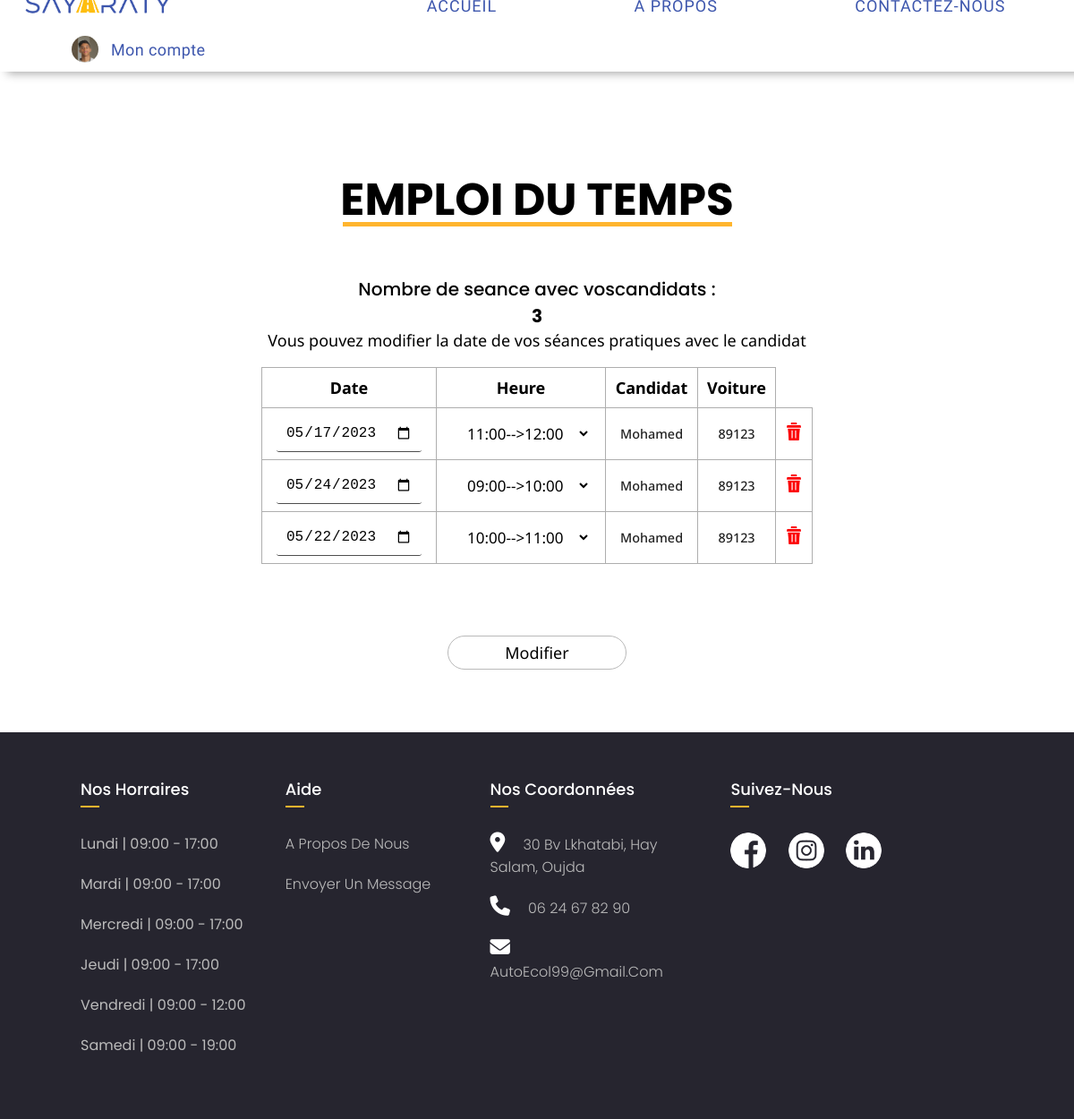
The app's page /Moniteur/EmploiTemps.php (signed in) with its own data.
### tables this page shows
CREATE TABLE `moniteur` (
  `Login_moniteur` varchar(30) NOT NULL,
  `Password` varchar(200) DEFAULT NULL,
  `Nom` varchar(30) DEFAULT NULL,
  `Email_moniteur` varchar(30) DEFAULT NULL,
  `Sexe_moniteur` varchar(6) DEFAULT NULL,
  `Num_telephone_moniteur` varchar(15) DEFAULT NULL,
  `Num_CIN_moniteur` varchar(10) DEFAULT NULL,
  `num_permis` varchar(20) DEFAULT NULL,
  `Photo_moniteur` varchar(100) DEFAULT NULL
);

CREATE TABLE `seance` (
  `ID_SEANCE` int(11) NOT NULL,
  `Jour` varchar(10) DEFAULT NULL,
  `Date` varchar(100) NOT NULL,
  `Heure` varchar(20) DEFAULT NULL,
  `Valide` tinyint(1) NOT NULL,
  `id_candidat` varchar(30) DEFAULT NULL,
  `id_moniteur` varchar(30) DEFAULT NULL,
  `id_vehicule` varchar(30) DEFAULT NULL
);

CREATE TABLE `candidat` (
  `Login_candidat` varchar(30) NOT NULL,
  `Password` varchar(200) DEFAULT NULL,
  `Nom` varchar(30) DEFAULT NULL,
  `Email_candidat` varchar(30) DEFAULT NULL,
  `Sexe_candidat` varchar(6) DEFAULT NULL,
  `Num_telephone` varchar(15) DEFAULT NULL,
  `Num_CIN_candidat` varchar(10) DEFAULT NULL,
  `Date_de_naissance` date DEFAULT NULL,
  `Date_d_inscription` date DEFAULT NULL,
  `Prix_payer` double DEFAULT NULL,
  `Nb_heures` int(11) DEFAULT NULL,
  `Statut` tinyint(1) DEFAULT NULL,
  `PHOTO` varchar(100) DEFAULT NULL,
  `Adresse` varchar(100) DEFAULT NULL
);

### Moniteur/EmploiTemps.php (the view, shortened to what this page needs)
<?PHP
  require("../PHP/Connexion_BD.php");
  echo'
<!DOCTYPE HTML>
<HTML>
	<HEAD>
    <meta CHAESET="UTF-8">
    <meta http-equiv="X-UA-Compatible" content="ie=edge">
    <meta name="viewport" content="width=device-width, initial-scale=1.0">
		<TITLE>Sayarty - Espace Candidat</TITLE>
    <link rel="icon" href="../IMG/SAYARATY_Icon.png">
		<link rel="stylesheet" href="../CSS/style-Examen.css">
		<link rel="stylesheet" href="../CSS/style-index.css">
		<link rel="stylesheet" href="../CSS/style-candidat.css">
    <link rel="stylesheet" href="../CSS/style-contacter.css">
    <link rel="stylesheet" href="../CSS/style-Emploi.css">
    <link rel="stylesheet" href="../administrateur/styles/Style_condidat1.css">
    <link rel="preconnect" href="https://fonts.googleapis.com">
    <link rel="preconnect" href="https://fonts.gstatic.com" crossorigin>
    <link href="https://fonts.cdnfonts.com/css/monument-extended" rel="stylesheet">
    <link rel="stylesheet" href="https://cdnjs.cloudflare.com/ajax/libs/font-awesome/6.3.0/css/all.min.css"/>
    <link href="//db.onlinewebfonts.com/c/9563028603929a5ec058577b3fb5520a?family=Whipsmart" rel="stylesheet">
    <link href="//db.onlinewebfonts.com/c/55d433372d270829c51e2577a78ef12d?family=Monument+Extended" rel="stylesheet" type="text/css">
    <link href="https://fonts.googleapis.com/css2?family=Poppins:wght@100;200;300;400;500;600;700;800;900&family=Noto+Sans:wght@100;200;300;400;500;600;700;800;900&family=Montserrat:wght@100;200;300;400;500;600;700;800;900&family=Roboto:ital,wght@0,100;0,300;0,500;0,700;1,100;1,300;1,400;1,500;1,700;1,900&family=Secular+One&display=swap" rel="stylesheet">
  </HEAD>
	<BODY>
    <header>
      <a href="index.php"><img src="../IMG/SAYARATY_LOGO.png"></a>
      <UL class="Nav">
        <LI class = "item1"><a href="index.php">ACCUEIL</a></LI>
        <LI class = "item2"><a href="A-propos.php">&Agrave PROPOS</a></LI>
        <LI class = "item4"><a href="Contactez-nous.php">CONTACTEZ-NOUS</a></LI>
      </UL>';
      $query = "SELECT * FROM moniteur WHERE Login_moniteur='".$_SESSION["login"]."'";
      $ligne = mysqli_fetch_row(mysqli_query($connect,$query));
      echo '
      <span class="mon-compte" onclick="toggleMenu()"><img src="'.$ligne[8].'" class="user-pic"> <span>Mon compte</span></span>
      <div class="sub-menu-wrap" id="subMenu">
        <div class="sub-menu">
          <div class="user-info">
            <img src="'.$ligne[8].'" class="user-pic">
            <h2>'.$_SESSION["login"].'</h2>
            <hr>
            <a href="ModifierProfile.php" class="sub-menu-link">
              <img src="../IMG/modify.png" alt="">
              <P>Modifier Profil</P>
            </a>
            <a href="CoursQest.php" class="sub-menu-link">
              <img src="../IMG/cours.png" alt="">
              <P>Cours & Questionnaire</P>
            </a>
            <a href="#" class="sub-menu-link">
              <img src="../IMG/testing.png" alt="">
              <P>Emploi du temps</P>
            </a>
            <a href="../PHP/Deconnexion.php" class="sub-menu-link">
              <img src="../IMG/logout.png" style="padding: 0px 0px 0px 4px; width: 26px" alt="">
              <P>D&eacute;connexion</P>
            </a>
          </div>
        </div>
      </div>
    </header>
    <DIV class="tableContainer">
    <div class="Title">
      <h1 class="TheHeader">Emploi du temps</h1>
      </div>
      <FORM name="formulaire" METHOD="POST" ACTION="EmploiTemps.php">
      <TABLE CELLSPACING=0>
        <tr>
          <th>Date</th>
          <th>Heure</th>
          <th>Candidat</th>
          <th>Voiture</th>
        </tr>
        <SCRIPT>
                let option;
        </SCRIPT>
           ' ;
           $nbr_candidat = mysqli_query($connect,"SELECT COUNT(*) FROM seance where id_moniteur='".$_SESSION["login"]."'");
           $nbr_candidat = mysqli_fetch_row($nbr_candidat);
           echo'
           <p class="Sentence">
               Nombre de seance avec voscandidats : <b>'.$nbr_candidat[0].'</b><BR>
               ';
               if($nbr_candidat[0]!=0){
                 echo'<p style=" font:400 18px \'Noto Sans\';text-transform:Initial;">Vous pouvez modifier la date de vos séances pratiques avec le candidat </P ><BR>';
               }
               else{
                 echo '<p style=" font:400 18px \'Noto Sans\';text-transform:Initial;">Il faut que vous attendez ajout d\administateur <BR>';
               }
               echo '</p>
         </DIV>';
         if($nbr_candidat[0]!=0){
          $requete = "SELECT * FROM seance where id_moniteur='".$_SESSION["login"]."'";
         if($result = mysqli_query($connect,$requete)){
          $i=0;
           while($nbr_candidat=mysqli_fetch_row($result)){
             $lignes[$i]=$nbr_candidat;
            $i++;
           }
        }
        $nbr_sc= mysqli_query($connect,"SELECT COUNT(*) FROM seance where id_moniteur='".$_SESSION["login"]."'");
        $nbr_sc= mysqli_fetch_row($nbr_sc);
      for($i=0;$i<$nbr_sc[0];$i++){
        $idd=$lignes[$i][0] ;
        $id=$lignes[$i][5];
        $requet = mysqli_query($connect, "SELECT Nom FROM candidat where Login_candidat like '$id'");
        $cl=mysqli_fetch_row($requet);
             echo ' <tbody>
              <tr>
                  <td>
                  <input  type="date" name="Date'.$i.'" value="'.$lignes[$i][2].'">
                 </td>
                  <td>
                  <SELECT name="heure'.$i.'">';
                  if ($lignes[$i][3]=="9:00-10:00"){
                    echo' <OPTION name="9:00-10:00" VALUE="9:00-10:00" SELECTED>09:00-->10:00</OPTION>
                    <OPTION name="10:00-11:00" VALUE="10:00-11:00">10:00-->11:00</OPTION>
                    <OPTION name="11:00-12:00" VALUE="11:00-12:00">11:00-->12:00</OPTION>
                    <OPTION name="12:00-13:00" VALUE="12:00-13:00">12:00-->13:00</OPTION>';
                  }else if ($lignes[$i][3]=="10:00-11:00"){
                    echo'  <OPTION name="9:00-10:00" VALUE="9:00-10:00">09:00-->10:00</OPTION>
                    <OPTION name="10:00-11:00" VALUE="10:00-11:00" SELECTED>10:00-->11:00</OPTION>
                    <OPTION name="11:00-12:00" VALUE="11:00-12:00">11:00-->12:00</OPTION>
                    <OPTION name="12:00-13:00" VALUE="12:00-13:00">12:00-->13:00</OPTION>';
                  }else if ($lignes[$i][3]=="11:00-12:00"){
                    echo' <OPTION name="9:00-10:00" VALUE="9:00-10:00">09:00-->10:00</OPTION>
                    <OPTION name="10:00-11:00" VALUE="10:00-11:00">10:00-->11:00</OPTION>
                    <OPTION name="11:00-12:00" VALUE="11:00-12:00" SELECTED>11:00-->12:00</OPTION>
                    <OPTION name="12:00-13:00" VALUE="10:00-11:00">12:00-->13:00</OPTION>';
                  }else if ($lignes[$i][3]=="12:00-13:00"){
                    echo'<OPTION name="9:00-10:00" VALUE="9:00-10:00">09:00-->10:00</OPTION>
                    <OPTION name="10:00-11:00" VALUE="10:00-11:00">10:00-->11:00</OPTION>
                    <OPTION name="11:00-12:00" VALUE="11:00-12:00">11:00-->12:00</OPTION>
                     <OPTION name="12:00-13:00" VALUE="12:00-13:00" SELECTED>12:00-->13:00</OPTION>';
                  }else{
                  echo'
                  <OPTION name="9:00-10:00" VALUE="9:00-10:00">09:00-->10:00</OPTION>
                  <OPTION name="10:00-11:00" VALUE="10:00-11:00">10:00-->11:00</OPTION>
                  <OPTION name="11:00-12:00" VALUE="11:00-12:00">11:00-->12:00</OPTION>
                  <OPTION name="12:00-13:00" VALUE="12:00-13:00">12:00-->13:00</OPTION>';
                  }
                  echo'
                </SELECT>
                <SCRIPT>
                  option = "'.$lignes[$i][3].'";
                  document.formulaire.Heure'.$i.'.options.namedItem(option).selected = true;
                </SCRIPT>
                  </td>
                  <td>'.$cl[0].'</td>
                  <td>'.$lignes[$i][7].'</td>
                  <th>
                     <a onclick=\' javascript: return confirm("Êtes-vous sûr de vouloir supprimer la seance?")\'href="../administrateur/supp/suppsea1.php?deleteid='.$idd.'"> <image class="image_delete"src="../administrateur/image/delete.png" ></a>
                  </th>
              </tr>' ;
        }
echo'
</TABLE>
<SPAN name="Conf" class="confirmation"></SPAN>
<div class="submit">
  <input name="submit-button" type="submit" value="Modifier">
</div>
</FORM>';
}
echo'
     </div>
    </div>
    <footer>
      <DIV class="FooterContainer">
        <DIV class="Footer-col">
          <h4>Nos Horraires</h4>
          <UL class="Horraire" style="color: #bbb;">
            <LI>Lundi | 09:00 - 17:00</LI>
            <LI>Mardi | 09:00 - 17:00</LI>
            <LI>Mercredi | 09:00 - 17:00</LI>
            <LI>Jeudi | 09:00 - 17:00</LI>
            <LI>Vendredi | 09:00 - 12:00</LI>
            <LI>Samedi | 09:00 - 19:00</LI>
          </UL>
        </DIV>
        <DIV class="Footer-col">
          <h4>aide</h4>
          <UL class="Aide">
            <LI><A HREF="A-propos.php">A Propos de nous</A></LI>
            <LI><A HREF="Contactez-nous.php">Envoyer un message</A></LI>
          </UL>
        </DIV>
        <DIV class="Footer-col">
          <h4>Nos coordonnées</h4>
          <UL class="coordonnees">
            <LI><i class="fa-solid fa-location-dot"></i><A HREF="">30 Bv lkhatabi, Hay Salam, Oujda</A></LI>
            <LI><i class="fa-solid fa-phone"></i><A HREF="">06 24 67 82 90</A></LI>
            <LI><i class="fa-solid fa-envelope"></i><A HREF="">AutoEcol99@gmail.com</A></LI>
          </UL>
        </DIV>
        <DIV class="Footer-col">
          <h4>suivez-nous</h4>
          <DIV class="SocialMedia">
            <a href="#"> <img src="../IMG/facebook.png" alt=""></a>
            <a href="#"> <img src="../IMG/instagram.png" alt=""></a>
            <a href="#"> <img src="../IMG/linkedin.png" alt=""></a>
          </DIV>
        </DIV>
      </DIV>
  </footer>
  <script>
    var subMenu = document.getElementById("subMenu");
    function toggleMenu(){
      subMenu.classList.toggle("open-menu");
    }
  </script>
</HTML>
';
?>

### CSS/style-Examen.css (style rules this page uses)
h1 { position: relative; margin-bottom:14px; }
h1::before { content: ''; position: absolute; left: 3px; bottom: -7px; height: 5px; background-color: #ffb52e; box-sizing: border-box; width: 99%; }
.Sentence { font-weight: 500!important; text-transform: none; }

### CSS/style-index.css (style rules this page uses)
* { margin:0; padding:0; text-decoration: none; }
header { top:0; position:fixed; z-index: 3; display:flex; width:100%; height:80px; flex-wrap:wrap; align-items:center; justify-content: space-between; align-content: flex-end; padding-bottom: 10px; background-color: rgb(255, 255, 255); box-shadow: 10px 0px 10px 2px rgba(0,0,0,0.35); }
header img { width:200px; margin-left:10px; }
.Nav { font:400 18px "Secular One"; width: 800px; display:inline-flex; justify-content: space-around; list-style: none; }
.Nav LI a { color:#3D56AD; letter-spacing: 1px; position:relative; display: block; }
.Nav LI a::after { content:''; position: absolute; background-color:#febe10; height:3px; width:100%; left:0; bottom:-5px; transform:scaleX(0); transform-origin: center; transition:all 250ms ease-in; }
.FooterContainer { font-family: 'Poppins', sans-serif; display: flex; flex-wrap: wrap; background-color: #26252f; flex-direction: row; padding: 50px 80px; }
.FooterContainer UL { list-style: none; }
.Footer-col:last-of-type { margin-left:40px; }
.Footer-col { width: 22%; padding: 0 10px; }
.Footer-col h4 { font-size: 18px; color: #ffffff; text-transform: capitalize; margin-bottom: 35px; font-weight: 500; position: relative; }
.Footer-col h4::before { content: ''; position: absolute; left:0; bottom: -7px; background-color: #ffb52e!important; height: 2px; box-sizing: border-box; width: 10%; }
.Footer-col ul li:not(:last-child) { margin-bottom: 10px; }
.Footer-col ul li { margin :20px 0 ; }
.Footer-col ul li i { color:white; margin-right: 20px; }
.Footer-col ul li a { font-size: 16px; text-transform: capitalize; text-decoration: none; font-weight: 300; color: #bbbbbb; display: inline; transition: all 0.3s ease; }
.Footer-col .SocialMedia a { display: inline-block; height: 40px; width: 40px; background-color:#26252f; margin:0 20px 0 0; text-align: center; line-height: 40px; border-radius: 50%; color: #ffffff; transition: all 0.5s ease; }
.Footer-col .SocialMedia img { display: inline-block; height: 40px; width: 40px; text-align: center; line-height: 40px; border-radius: 50%; color: #ffffff; transition: all 0.5s ease; }

### CSS/style-candidat.css (style rules this page uses)
.user-pic { display:flexbox; border-radius:50%; object-fit:cover; object-position: top; cursor:pointer; margin-left: 80px; }
.user-pic { width: 30px; height:30px; }
Header span { flex-wrap: wrap; display:flex; align-items: center; justify-content: center; cursor:pointer; }
header span span { display: flex; flex-wrap: wrap; text-align: center; margin:0; padding:0; color:#3D56AD; font:18px 'Secular One'; letter-spacing: 0.4px; margin-left: 14PX; margin-right: 66px; }
.mon-compte { position: relative; }
.mon-compte::after { content:''; position: absolute; background-color:#febe10; height:3px; width:500px; right:-108px; bottom:-29px; transform:scaleX(0); transform-origin: center; transition:all 250ms ease-in; }

### CSS/style-Emploi.css (style rules this page uses)
.tableContainer { display:flex; flex-direction: column; flex-wrap: wrap; justify-content: center; align-items: center; width:92%; gap:3em; margin:10px auto; margin-bottom: 70px; }
SELECT { padding:2px 14px; font:400 17px 'Noto Sans'; border:0px; background-color: transparent; }
.confirmation { display:flex; justify-content: center; align-items: center; width:47%; height:10px; border-radius: 40px; margin-bottom: 40px; }
.Sentence { text-transform: none; font-size: 20px; }
form { width:60%; display:flex; flex-direction: column; align-items: center; }
TABLE { padding: 20px; border-collapse: collapse; border-radius: 10px; height: 100px; width:90%; text-align: center; font:500 14px 'Noto Sans'; margin-bottom: 30px; }
td, th { border:solid 1px #aeaeae; width: 150px!important; padding:10px; }
TH { height: 29.2px; font-size: 18px; }
td { height:49.2px; }

### Administrateur/styles/Style_condidat1.css (style rules this page uses)
.image_delete { width:20px; }
table { border-collapse: collapse; }
td { padding: .5rem 1rem; font-size: .9rem; color:#222; }
*, *::after, *::before { box-sizing: border-box; }

### records on screen
moniteur: Photo_moniteur (picture)
seance: Date0 "05/17/2023", Heure "11:00-->12:00", id_candidat.Nom "Mohamed", id_vehicule "89123"
seance: Date "05/24/2023", Heure "09:00-->10:00", id_candidat.Nom "Mohamed", id_vehicule "89123"
seance: Date "05/22/2023", Heure "10:00-->11:00", id_candidat.Nom "Mohamed", id_vehicule "89123"

### other values on screen
$nbr_candidat[0] "3"
